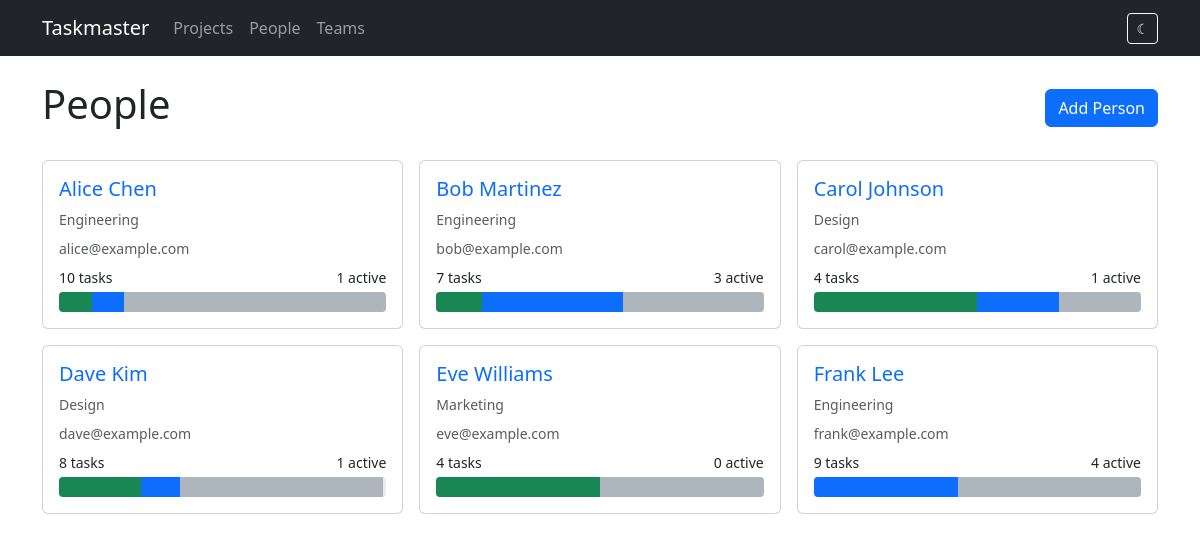
Screenshot of /people with the database file from the repository.
### models.py (models this page shows)
class Person(db.Model):
    id = db.Column(db.Integer, primary_key=True)
    name = db.Column(db.String(120), nullable=False)
    email = db.Column(db.String(120))
    team_id = db.Column(db.Integer, db.ForeignKey('team.id'))
    assignments = db.relationship('TaskAssignment', backref='person', lazy=True)

class Team(db.Model):
    id = db.Column(db.Integer, primary_key=True)
    name = db.Column(db.String(120), nullable=False)
    members = db.relationship('Person', backref='team', lazy=True)

### routes/people.py (the view)
@bp.route('/people')
def list_people():
    people = Person.query.order_by(Person.name).all()
    return render_template('people/list.html', people=people)

### templates/people/list.html (shortened to what this page needs)
{% extends "base.html" %}
{% block content %}
<div class="d-flex justify-content-between align-items-center mb-4">
    <h1>People</h1>
    <a href="{{ url_for('people.new_person') }}" class="btn btn-primary">Add Person</a>
</div>
{% if people %}
<div class="row g-3">
    {% for person in people %}
    <div class="col-md-6 col-lg-4">
        <div class="card card-hover h-100">
            <div class="card-body">
                <h5 class="card-title">
                    <a href="{{ url_for('people.detail', id=person.id) }}" class="text-decoration-none">
                        {{ person.name }}
                    </a>
                </h5>
                {% if person.team %}
                <p class="text-muted small mb-2">{{ person.team.name }}</p>
                {% endif %}
                {% if person.email %}
                <p class="text-muted small mb-2">{{ person.email }}</p>
                {% endif %}
                {% set ptasks = person.assignments|map(attribute='task')|list %}
                {% set total = ptasks|length %}
                {% set todo = ptasks|selectattr('status', 'equalto', 'todo')|list|length %}
                {% set in_prog = ptasks|selectattr('status', 'equalto', 'in_progress')|list|length %}
                {% set done = ptasks|selectattr('status', 'equalto', 'done')|list|length %}
                <div class="d-flex justify-content-between small mb-1">
                    <span>{{ total }} tasks</span>
                    <span>{{ in_prog }} active</span>
                </div>
                {% if total > 0 %}
                <div class="workload-bar">
                    <div class="segment segment-done" style="width: {{ (done / total * 100)|round }}%"
                         title="{{ done }} done"></div>
                    <div class="segment segment-in_progress" style="width: {{ (in_prog / total * 100)|round }}%"
                         title="{{ in_prog }} in progress"></div>
                    <div class="segment segment-todo" style="width: {{ (todo / total * 100)|round }}%"
                         title="{{ todo }} todo"></div>
                </div>
                {% endif %}
            </div>
        </div>
    </div>
    {% endfor %}
</div>
{% else %}
<div class="text-center py-5">
    <p class="text-muted">No people yet.</p>
    <a href="{{ url_for('people.new_person') }}" class="btn btn-primary">Add the first person</a>
</div>
{% endif %}
{% endblock %}

### static/style.css (style rules this page uses)
.workload-bar { height: 20px; border-radius: 4px; overflow: hidden; display: flex; background: #e9ecef; }
.workload-bar .segment { height: 100%; transition: width 0.3s; }
.workload-bar .segment-todo { background-color: #adb5bd; }
.workload-bar .segment-in_progress { background-color: #0d6efd; }
.workload-bar .segment-done { background-color: #198754; }

### rows the page displays
Person: name "Alice Chen", team.name "Engineering", email "alice@example.com", total "10", in_prog "1", {{ (done / total * 100)|round }} 10.0 (drawn), {{ (in_prog / total * 100)|round }} 10.0 (drawn), {{ (todo / total * 100)|round }} 80.0 (drawn)
Person: name "Bob Martinez", team.name "Engineering", email "bob@example.com", total "7", in_prog "3", {{ (done / total * 100)|round }} 14.0 (drawn), {{ (in_prog / total * 100)|round }} 43.0 (drawn), {{ (todo / total * 100)|round }} 43.0 (drawn)
Person: name "Carol Johnson", team.name "Design", email "carol@example.com", total "4", in_prog "1", {{ (done / total * 100)|round }} 50.0 (drawn), {{ (in_prog / total * 100)|round }} 25.0 (drawn), {{ (todo / total * 100)|round }} 25.0 (drawn)
Person: name "Dave Kim", team.name "Design", email "dave@example.com", total "8", in_prog "1", {{ (done / total * 100)|round }} 25.0 (drawn), {{ (in_prog / total * 100)|round }} 12.0 (drawn), {{ (todo / total * 100)|round }} 62.0 (drawn)
Person: name "Eve Williams", team.name "Marketing", email "eve@example.com", total "4", in_prog "0", {{ (done / total * 100)|round }} 50.0 (drawn), {{ (todo / total * 100)|round }} 50.0 (drawn)
Person: name "Frank Lee", team.name "Engineering", email "frank@example.com", total "9", in_prog "4", {{ (in_prog / total * 100)|round }} 44.0 (drawn), {{ (todo / total * 100)|round }} 56.0 (drawn)
